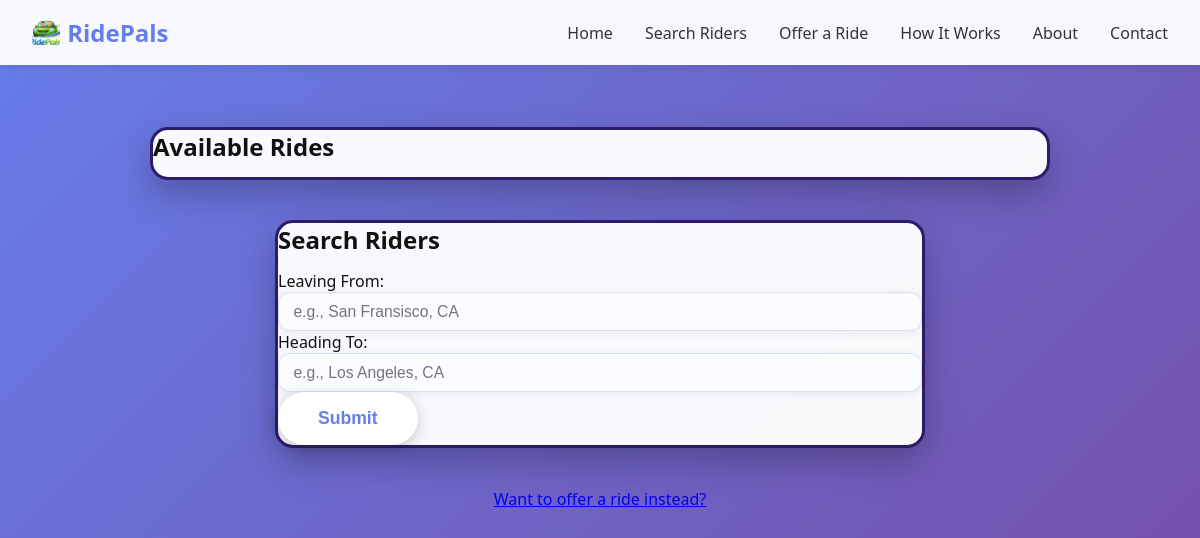
/rides/, run on an earlier commit of the app's database.
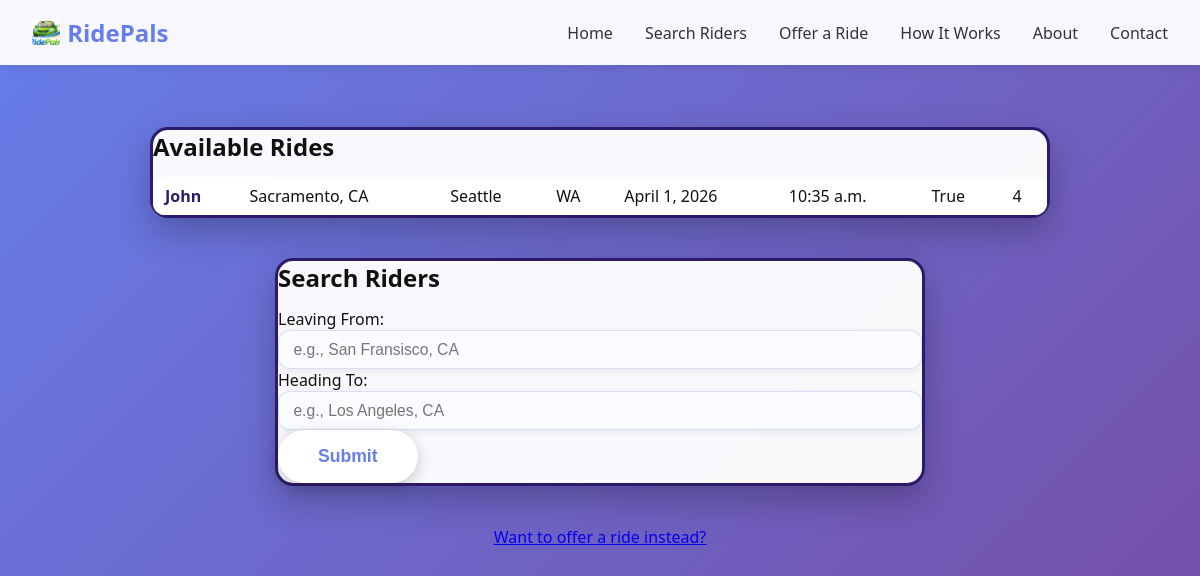
And on a later commit of the database.
### rides/models.py (models this page shows)
class Person(models.Model):
    first_name = models.CharField(max_length=100)
    last_name = models.CharField(max_length=100, blank=True)
    email = models.EmailField(blank=True)
    origination_city = models.CharField(max_length=100, default='')
    origination_state = models.CharField(max_length=2, default='')
    destination_city = models.CharField(max_length=100)
    destination_state = models.CharField(max_length=2)
    date = models.DateField()
    time = models.TimeField()
    taking_passengers = models.BooleanField()
    seats_available = models.IntegerField()
    vehicle_type = models.CharField(max_length=100, blank=True)
    car_class = models.CharField(
        max_length=20,
        choices=[("regular", "Regular"), ("premium", "Premium")],
        default="regular",
    )

### rides/views.py (the view, shortened to what this page needs)
# urls.py: path("", views.search, name="index"),
def search(request):
  print("HIT SEARCH VIEW")
  context = {}
  today = date.today()
  now_time = datetime.now().time()
  people = Person.objects.filter(
    Q(date__gt=today) | Q(date=today, time__gte=now_time)
  )
  context["people"] = people
  context["form"] = RideForm()
  return render(request, "index_view.html", context)

### rides/forms.py
class RideForm(forms.Form):
  origin = forms.CharField(
    label='Leaving From',
    max_length=100,
    required=False,
    widget=forms.TextInput(attrs={
      'placeholder': 'e.g., San Fransisco, CA',
      'class': 'form-control'
    })
  )
  destination = forms.CharField(
    label='Heading To',
    max_length=100,
    required=False,
    widget=forms.TextInput(attrs={
      'placeholder': 'e.g., Los Angeles, CA',
      'class': 'form-control'
    })
  )

### rides/templates/index_view.html
{% extends "base.html" %}
{% block content %}
<div class="card" style="max-width: 900px; margin: 30px auto; color: #111;">
  <h2 style="margin-bottom: 14px;">Available Rides</h2>
  <table style="width:100%; border-collapse: collapse;">
      {% for person in people %}
      <tr>
          <td>
            <a href="{% url 'rides:detail' person.id %}" style="color:#2d1b69; text-decoration:none; font-weight:600;">
              {{ person.first_name }}
            </a>
          </td>
          <td>{{ person.origination_city }}, {{ person.origination_state }}</td>
          <td>{{ person.destination_city }}</td>
          <td>{{ person.destination_state }}</td>
          <td>{{ person.date }}</td>
          <td>{{ person.time }}</td>
          <td>{{ person.taking_passengers }}</td>
          <td>
            {% if person.seats_available|default:0 <= 0 %}
              <span style="color:#b91c1c; font-weight:600;">Full</span>
            {% else %}
              {{ person.seats_available }}
            {% endif %}
          </td>
      </tr>
      {% endfor %}
  </table>
</div>
<div class="card" style="max-width: 650px; margin: 40px auto; color: #111;">
  <h2 style="margin-bottom: 14px;">Search Riders</h2>
  <form action="{% url 'rides:index' %}" method="get" onsubmit="return checkForm();">
      {{ form.as_p }}
      <button type="submit" class="btn btn-primary">Submit</button>
  </form>
</div>
<div style="text-align: center; margin-top: 16px;">
  <a href="{% url 'rides:offer' %}">Want to offer a ride instead?</a>
</div>
{% endblock %}

What changed in the data, as far as the page shows it:
now on this page (row edited): Person: first_name "John", origination_city "Sacramento", origination_state "CA", destination_city "Seattle", destination_state "WA", date "April 1, 2026", time "10:35 a.m.", taking_passengers "True", seats_available "4"
